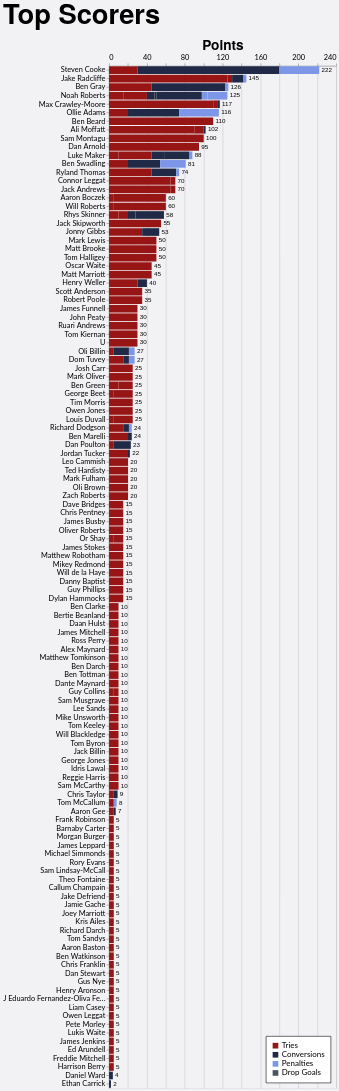

The Vega-Lite source for this figure:
### Vega-Lite specification from a JSON file in a GitHub repository (floating-point values rounded to 4 significant figures; data arrays with more than 128 entries replaced by an {"elided": "..."} marker saying what was removed)
{"config": {"axis": {"labelFont": "Lato, sans-serif", "titleFont": "PT Sans Narrow, Helvetica Neue, Helvetica, Arial, sans-serif", "labelFontSize": 13, "titleFontSize": 24, "gridColor": "#202947", "gridOpacity": 0.2}, "header": {"labelFont": "PT Sans Narrow, Helvetica Neue, Helvetica, Arial, sans-serif", "titleFont": "PT Sans Narrow, Helvetica Neue, Helvetica, Arial, sans-serif", "labelFontSize": 24, "titleFontSize": 28, "labelFontWeight": "bold", "orient": "left"}, "legend": {"labelFont": "Lato, sans-serif", "titleFont": "PT Sans Narrow, Helvetica Neue, Helvetica, Arial, sans-serif", "labelFontSize": 14, "titleFontSize": 16, "titlePadding": 5, "fillColor": "white", "strokeColor": "black", "padding": 10, "titleFontWeight": "lighter", "titleFontStyle": "italic", "titleColor": "gray", "offset": 10}, "title": {"font": "PT Sans Narrow, Helvetica Neue, Helvetica, Arial, sans-serif", "fontSize": 48, "fontWeight": "bold", "anchor": "start", "align": "center", "titlePadding": 20, "subtitlePadding": 10, "subtitleFontSize": 13, "subtitleColor": "", "subtitleFontStyle": "italic", "offset": 15, "color": "black"}, "axisX": {"labelAngle": 0}, "facet": {"title": null, "header": null, "align": {"row": "each", "column": "each"}}, "resolve": {"scale": {"y": "independent", "facet": "independent"}}, "background": "#f2f1f4"}, "layer": [{"mark": {"type": "bar"}, "encoding": {"color": {"field": "component", "legend": {"orient": "bottom-right", "title": null}, "scale": {"domain": ["Tries", "Conversions", "Penalties", "Drop Goals"], "range": ["#981515", "#202946", "#7d96e8", "#4b5563"]}, "type": "nominal"}, "order": {"field": "component_order", "sort": "ascending", "type": "quantitative"}, "tooltip": [{"field": "player", "title": "Player", "type": "nominal"}, {"field": "game_type", "title": "Game Type", "type": "nominal"}, {"field": "component", "title": "Score Type", "type": "nominal"}, {"aggregate": "sum", "field": "value", "title": "Value", "type": "quantitative"}, {"aggregate": "max", "field": "player_total", "title": "Total", "type": "quantitative"}], "x": {"aggregate": "sum", "axis": {"orient": "top", "title": "Points"}, "field": "value", "type": "quantitative"}, "y": {"field": "player", "sort": {"field": "player_total", "op": "max", "order": "descending"}, "title": null, "type": "nominal"}}}, {"mark": {"type": "text", "align": "left", "baseline": "middle", "color": "black", "dx": 4, "fontSize": 11}, "encoding": {"text": {"field": "total_value", "format": ".0f", "type": "quantitative"}, "x": {"axis": {"orient": "top", "title": "Points"}, "field": "total_value", "type": "quantitative"}, "y": {"field": "player", "sort": {"field": "player_total", "op": "max", "order": "descending"}, "title": null, "type": "nominal"}}, "transform": [{"aggregate": [{"op": "sum", "field": "value", "as": "total_value"}, {"op": "max", "field": "player_total", "as": "player_total"}], "groupby": ["player"]}]}], "data": {"name": "data-3a78dff9d5dda456f264280244a9e150"}, "height": {"step": 15}, "params": [{"name": "seasonParam", "value": []}, {"name": "gameTypesParam", "value": []}, {"name": "gameTypeParam", "value": "All games"}, {"name": "squadParam", "value": "All"}, {"name": "scoreTypeParam", "value": "Total"}], "title": {"text": "Top Scorers"}, "transform": [{"filter": "length(seasonParam) === 0 || indexof(seasonParam, datum.season) >= 0"}, {"filter": "length(gameTypesParam) === 0 || indexof(gameTypesParam, datum.game_type) >= 0"}, {"filter": "squadParam === \"All\" || datum.squad === squadParam"}, {"filter": "scoreTypeParam === datum.score_type"}, {"joinaggregate": [{"op": "sum", "field": "value", "as": "player_total"}], "groupby": ["player"]}, {"filter": "datum.player_total > 0"}], "width": 400, "$schema": "https://vega.github.io/schema/vega-lite/v5.20.1.json", "datasets": {"data-3a78dff9d5dda456f264280244a9e150": {"elided": "570 records"}}}
